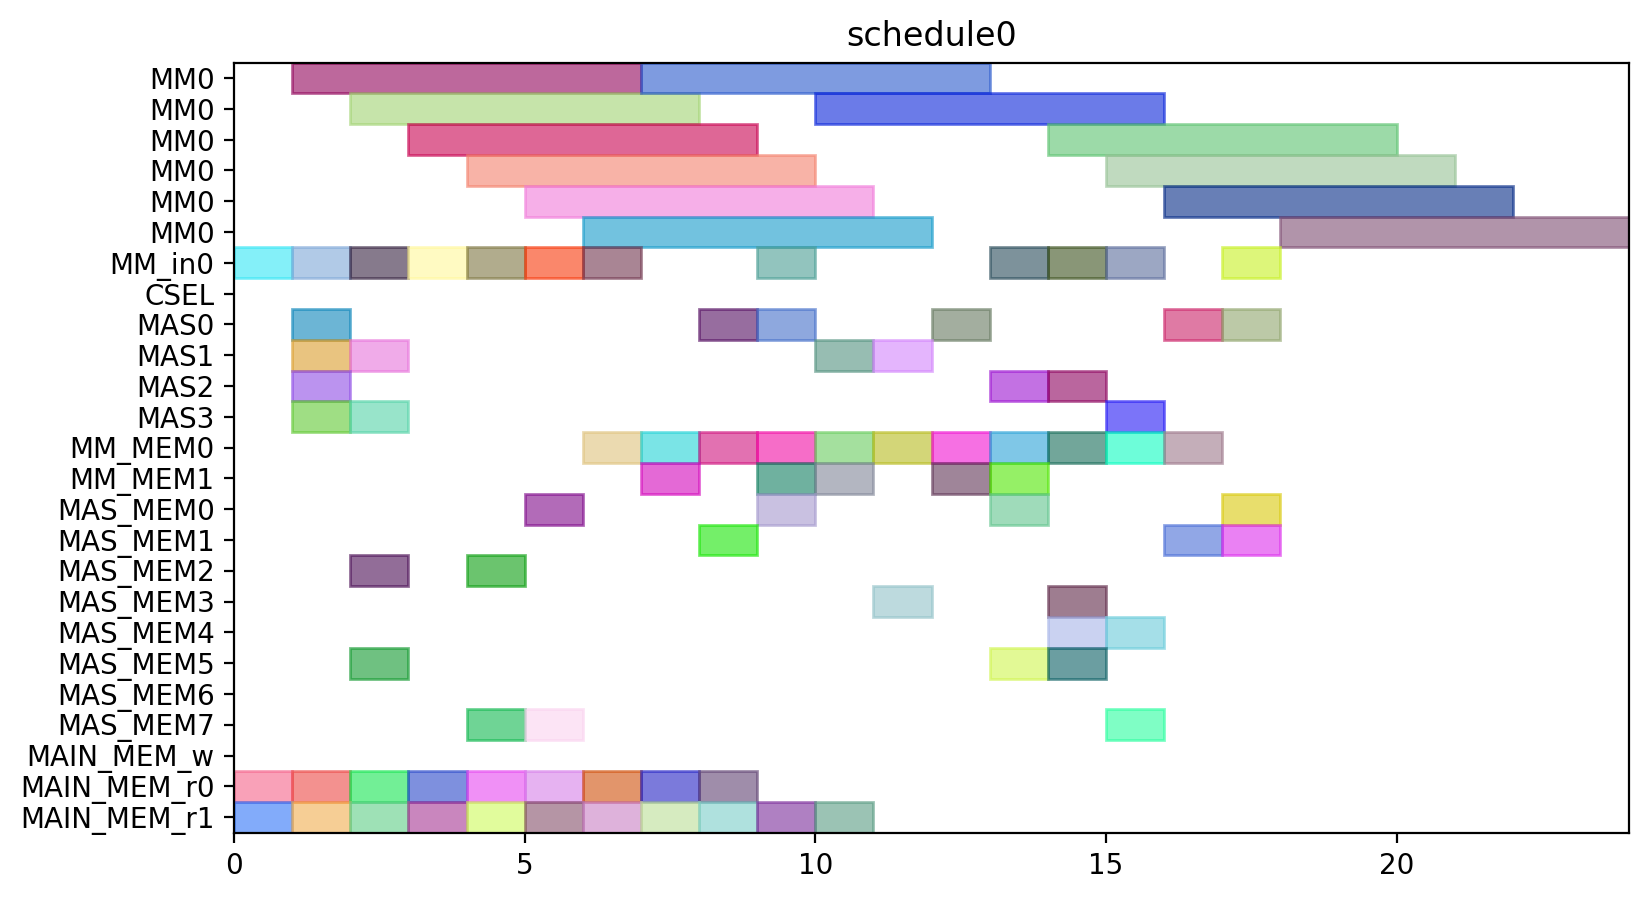

Source code (Python):
from pyschedule import Scenario, solvers, plotters, alt


def solve():
	horizon = 90
	S = Scenario("schedule0", horizon=horizon)

	# resource
	MM = S.Resources('MM', num=1, size=6)
	MM_in = S.Resources('MM_in', num=1)
	CSEL = S.Resource('CSEL')
	MAS = S.Resources('MAS', num=4, size=1, periods=range(1, horizon))
	MM_MEM = S.Resources('MM_MEM', num=2)
	MAS_MEM = S.Resources('MAS_MEM', num=8)
	MAIN_MEM_w = S.Resource('MAIN_MEM_w', size=1)
	MAIN_MEM_r = S.Resources('MAIN_MEM_r', num=2)

	# result of previous scheduling

	# new tasks
	t0_in = S.Task('t0_in', length=1, delay_cost=1)
	t0_in += alt(MM_in)
	t0 = S.Task('t0', length=6, delay_cost=1)
	t0 += alt(MM)
	S += t0>=t0_in

	t0_mem0 = S.Task('t0_mem0', length=1, delay_cost=1)
	t0_mem0 += MAIN_MEM_r[0]
	t0_mem1 = S.Task('t0_mem1', length=1, delay_cost=1)
	t0_mem1 += MAIN_MEM_r[1]
	t1_in = S.Task('t1_in', length=1, delay_cost=1)
	t1_in += alt(MM_in)
	t1 = S.Task('t1', length=6, delay_cost=1)
	t1 += alt(MM)
	S += t1>=t1_in

	t1_mem0 = S.Task('t1_mem0', length=1, delay_cost=1)
	t1_mem0 += MAIN_MEM_r[0]
	t1_mem1 = S.Task('t1_mem1', length=1, delay_cost=1)
	t1_mem1 += MAIN_MEM_r[1]
	t2_in = S.Task('t2_in', length=1, delay_cost=1)
	t2_in += alt(MM_in)
	t2 = S.Task('t2', length=6, delay_cost=1)
	t2 += alt(MM)
	S += t2>=t2_in

	t2_mem0 = S.Task('t2_mem0', length=1, delay_cost=1)
	t2_mem0 += MAIN_MEM_r[0]
	t2_mem1 = S.Task('t2_mem1', length=1, delay_cost=1)
	t2_mem1 += MAIN_MEM_r[1]
	t3 = S.Task('t3', length=1, delay_cost=1)
	t3 += alt(MAS)

	t3_mem0 = S.Task('t3_mem0', length=1, delay_cost=1)
	t3_mem0 += MAIN_MEM_r[0]
	t3_mem1 = S.Task('t3_mem1', length=1, delay_cost=1)
	t3_mem1 += MAIN_MEM_r[1]
	t4 = S.Task('t4', length=1, delay_cost=1)
	t4 += alt(MAS)

	t4_mem0 = S.Task('t4_mem0', length=1, delay_cost=1)
	t4_mem0 += MAIN_MEM_r[0]
	t4_mem1 = S.Task('t4_mem1', length=1, delay_cost=1)
	t4_mem1 += MAIN_MEM_r[1]
	t8 = S.Task('t8', length=1, delay_cost=1)
	t8 += alt(MAS)

	t8_mem0 = S.Task('t8_mem0', length=1, delay_cost=1)
	t8_mem0 += MAIN_MEM_r[0]
	t8_mem1 = S.Task('t8_mem1', length=1, delay_cost=1)
	t8_mem1 += MAIN_MEM_r[1]
	t9 = S.Task('t9', length=1, delay_cost=1)
	t9 += alt(MAS)

	t9_mem0 = S.Task('t9_mem0', length=1, delay_cost=1)
	t9_mem0 += MAIN_MEM_r[0]
	t9_mem1 = S.Task('t9_mem1', length=1, delay_cost=1)
	t9_mem1 += MAIN_MEM_r[1]
	t13 = S.Task('t13', length=1, delay_cost=1)
	t13 += alt(MAS)

	t13_mem0 = S.Task('t13_mem0', length=1, delay_cost=1)
	t13_mem0 += MAIN_MEM_r[0]
	t13_mem1 = S.Task('t13_mem1', length=1, delay_cost=1)
	t13_mem1 += MAIN_MEM_r[1]
	t14 = S.Task('t14', length=1, delay_cost=1)
	t14 += alt(MAS)

	t14_mem0 = S.Task('t14_mem0', length=1, delay_cost=1)
	t14_mem0 += MAIN_MEM_r[0]
	t14_mem1 = S.Task('t14_mem1', length=1, delay_cost=1)
	t14_mem1 += MAIN_MEM_r[1]
	t5_in = S.Task('t5_in', length=1, delay_cost=1)
	t5_in += alt(MM_in)
	t5 = S.Task('t5', length=6, delay_cost=1)
	t5 += alt(MM)
	S += t5>=t5_in

	t5_mem0 = S.Task('t5_mem0', length=1, delay_cost=1)
	t5_mem0 += alt(MAS_MEM)
	S += (t3*MAS[0])-1 < t5_mem0*MAS_MEM[0]
	S += (t3*MAS[1])-1 < t5_mem0*MAS_MEM[2]
	S += (t3*MAS[2])-1 < t5_mem0*MAS_MEM[4]
	S += (t3*MAS[3])-1 < t5_mem0*MAS_MEM[6]
	S += t5_mem0 <= t5

	t5_mem1 = S.Task('t5_mem1', length=1, delay_cost=1)
	t5_mem1 += alt(MAS_MEM)
	S += (t4*MAS[0])-1 < t5_mem1*MAS_MEM[1]
	S += (t4*MAS[1])-1 < t5_mem1*MAS_MEM[3]
	S += (t4*MAS[2])-1 < t5_mem1*MAS_MEM[5]
	S += (t4*MAS[3])-1 < t5_mem1*MAS_MEM[7]
	S += t5_mem1 <= t5

	t6 = S.Task('t6', length=1, delay_cost=1)
	t6 += alt(MAS)

	t6_mem0 = S.Task('t6_mem0', length=1, delay_cost=1)
	t6_mem0 += alt(MM_MEM)
	S += (t0*MM[0])-1 < t6_mem0*MM_MEM[0]
	S += t6_mem0 <= t6

	t6_mem1 = S.Task('t6_mem1', length=1, delay_cost=1)
	t6_mem1 += alt(MM_MEM)
	S += (t1*MM[0])-1 < t6_mem1*MM_MEM[1]
	S += t6_mem1 <= t6

	t10_in = S.Task('t10_in', length=1, delay_cost=1)
	t10_in += alt(MM_in)
	t10 = S.Task('t10', length=6, delay_cost=1)
	t10 += alt(MM)
	S += t10>=t10_in

	t10_mem0 = S.Task('t10_mem0', length=1, delay_cost=1)
	t10_mem0 += alt(MAS_MEM)
	S += (t8*MAS[0])-1 < t10_mem0*MAS_MEM[0]
	S += (t8*MAS[1])-1 < t10_mem0*MAS_MEM[2]
	S += (t8*MAS[2])-1 < t10_mem0*MAS_MEM[4]
	S += (t8*MAS[3])-1 < t10_mem0*MAS_MEM[6]
	S += t10_mem0 <= t10

	t10_mem1 = S.Task('t10_mem1', length=1, delay_cost=1)
	t10_mem1 += alt(MAS_MEM)
	S += (t9*MAS[0])-1 < t10_mem1*MAS_MEM[1]
	S += (t9*MAS[1])-1 < t10_mem1*MAS_MEM[3]
	S += (t9*MAS[2])-1 < t10_mem1*MAS_MEM[5]
	S += (t9*MAS[3])-1 < t10_mem1*MAS_MEM[7]
	S += t10_mem1 <= t10

	t11 = S.Task('t11', length=1, delay_cost=1)
	t11 += alt(MAS)

	t11_mem0 = S.Task('t11_mem0', length=1, delay_cost=1)
	t11_mem0 += alt(MM_MEM)
	S += (t1*MM[0])-1 < t11_mem0*MM_MEM[0]
	S += t11_mem0 <= t11

	t11_mem1 = S.Task('t11_mem1', length=1, delay_cost=1)
	t11_mem1 += alt(MM_MEM)
	S += (t2*MM[0])-1 < t11_mem1*MM_MEM[1]
	S += t11_mem1 <= t11

	t15_in = S.Task('t15_in', length=1, delay_cost=1)
	t15_in += alt(MM_in)
	t15 = S.Task('t15', length=6, delay_cost=1)
	t15 += alt(MM)
	S += t15>=t15_in

	t15_mem0 = S.Task('t15_mem0', length=1, delay_cost=1)
	t15_mem0 += alt(MAS_MEM)
	S += (t13*MAS[0])-1 < t15_mem0*MAS_MEM[0]
	S += (t13*MAS[1])-1 < t15_mem0*MAS_MEM[2]
	S += (t13*MAS[2])-1 < t15_mem0*MAS_MEM[4]
	S += (t13*MAS[3])-1 < t15_mem0*MAS_MEM[6]
	S += t15_mem0 <= t15

	t15_mem1 = S.Task('t15_mem1', length=1, delay_cost=1)
	t15_mem1 += alt(MAS_MEM)
	S += (t14*MAS[0])-1 < t15_mem1*MAS_MEM[1]
	S += (t14*MAS[1])-1 < t15_mem1*MAS_MEM[3]
	S += (t14*MAS[2])-1 < t15_mem1*MAS_MEM[5]
	S += (t14*MAS[3])-1 < t15_mem1*MAS_MEM[7]
	S += t15_mem1 <= t15

	t16 = S.Task('t16', length=1, delay_cost=1)
	t16 += alt(MAS)

	t16_mem0 = S.Task('t16_mem0', length=1, delay_cost=1)
	t16_mem0 += alt(MM_MEM)
	S += (t0*MM[0])-1 < t16_mem0*MM_MEM[0]
	S += t16_mem0 <= t16

	t16_mem1 = S.Task('t16_mem1', length=1, delay_cost=1)
	t16_mem1 += alt(MM_MEM)
	S += (t2*MM[0])-1 < t16_mem1*MM_MEM[1]
	S += t16_mem1 <= t16

	t18 = S.Task('t18', length=1, delay_cost=1)
	t18 += alt(MAS)

	t18_mem0 = S.Task('t18_mem0', length=1, delay_cost=1)
	t18_mem0 += alt(MM_MEM)
	S += (t0*MM[0])-1 < t18_mem0*MM_MEM[0]
	S += t18_mem0 <= t18

	t20_in = S.Task('t20_in', length=1, delay_cost=1)
	t20_in += alt(MM_in)
	t20 = S.Task('t20', length=6, delay_cost=1)
	t20 += alt(MM)
	S += t20>=t20_in

	t20_mem0 = S.Task('t20_mem0', length=1, delay_cost=1)
	t20_mem0 += alt(MM_MEM)
	S += (t2*MM[0])-1 < t20_mem0*MM_MEM[0]
	S += t20_mem0 <= t20

	t20_mem1 = S.Task('t20_mem1', length=1, delay_cost=1)
	t20_mem1 += MAIN_MEM_r[1]
	t7 = S.Task('t7', length=1, delay_cost=1)
	t7 += alt(MAS)

	t7_mem0 = S.Task('t7_mem0', length=1, delay_cost=1)
	t7_mem0 += alt(MM_MEM)
	S += (t5*MM[0])-1 < t7_mem0*MM_MEM[0]
	S += t7_mem0 <= t7

	t7_mem1 = S.Task('t7_mem1', length=1, delay_cost=1)
	t7_mem1 += alt(MAS_MEM)
	S += (t6*MAS[0])-1 < t7_mem1*MAS_MEM[1]
	S += (t6*MAS[1])-1 < t7_mem1*MAS_MEM[3]
	S += (t6*MAS[2])-1 < t7_mem1*MAS_MEM[5]
	S += (t6*MAS[3])-1 < t7_mem1*MAS_MEM[7]
	S += t7_mem1 <= t7

	t12 = S.Task('t12', length=1, delay_cost=1)
	t12 += alt(MAS)

	t12_mem0 = S.Task('t12_mem0', length=1, delay_cost=1)
	t12_mem0 += alt(MM_MEM)
	S += (t10*MM[0])-1 < t12_mem0*MM_MEM[0]
	S += t12_mem0 <= t12

	t12_mem1 = S.Task('t12_mem1', length=1, delay_cost=1)
	t12_mem1 += alt(MAS_MEM)
	S += (t11*MAS[0])-1 < t12_mem1*MAS_MEM[1]
	S += (t11*MAS[1])-1 < t12_mem1*MAS_MEM[3]
	S += (t11*MAS[2])-1 < t12_mem1*MAS_MEM[5]
	S += (t11*MAS[3])-1 < t12_mem1*MAS_MEM[7]
	S += t12_mem1 <= t12

	t17 = S.Task('t17', length=1, delay_cost=1)
	t17 += alt(MAS)

	t17_mem0 = S.Task('t17_mem0', length=1, delay_cost=1)
	t17_mem0 += alt(MM_MEM)
	S += (t15*MM[0])-1 < t17_mem0*MM_MEM[0]
	S += t17_mem0 <= t17

	t17_mem1 = S.Task('t17_mem1', length=1, delay_cost=1)
	t17_mem1 += alt(MAS_MEM)
	S += (t16*MAS[0])-1 < t17_mem1*MAS_MEM[1]
	S += (t16*MAS[1])-1 < t17_mem1*MAS_MEM[3]
	S += (t16*MAS[2])-1 < t17_mem1*MAS_MEM[5]
	S += (t16*MAS[3])-1 < t17_mem1*MAS_MEM[7]
	S += t17_mem1 <= t17

	t19 = S.Task('t19', length=1, delay_cost=1)
	t19 += alt(MAS)

	t19_mem0 = S.Task('t19_mem0', length=1, delay_cost=1)
	t19_mem0 += alt(MM_MEM)
	S += (t0*MM[0])-1 < t19_mem0*MM_MEM[0]
	S += t19_mem0 <= t19

	t19_mem1 = S.Task('t19_mem1', length=1, delay_cost=1)
	t19_mem1 += alt(MAS_MEM)
	S += (t18*MAS[0])-1 < t19_mem1*MAS_MEM[1]
	S += (t18*MAS[1])-1 < t19_mem1*MAS_MEM[3]
	S += (t18*MAS[2])-1 < t19_mem1*MAS_MEM[5]
	S += (t18*MAS[3])-1 < t19_mem1*MAS_MEM[7]
	S += t19_mem1 <= t19

	t21 = S.Task('t21', length=1, delay_cost=1)
	t21 += alt(MAS)

	t21_mem0 = S.Task('t21_mem0', length=1, delay_cost=1)
	t21_mem0 += alt(MM_MEM)
	S += (t1*MM[0])-1 < t21_mem0*MM_MEM[0]
	S += t21_mem0 <= t21

	t21_mem1 = S.Task('t21_mem1', length=1, delay_cost=1)
	t21_mem1 += alt(MM_MEM)
	S += (t20*MM[0])-1 < t21_mem1*MM_MEM[1]
	S += t21_mem1 <= t21

	t22 = S.Task('t22', length=1, delay_cost=1)
	t22 += alt(MAS)

	t22_mem0 = S.Task('t22_mem0', length=1, delay_cost=1)
	t22_mem0 += alt(MM_MEM)
	S += (t1*MM[0])-1 < t22_mem0*MM_MEM[0]
	S += t22_mem0 <= t22

	t22_mem1 = S.Task('t22_mem1', length=1, delay_cost=1)
	t22_mem1 += alt(MM_MEM)
	S += (t20*MM[0])-1 < t22_mem1*MM_MEM[1]
	S += t22_mem1 <= t22

	t23_in = S.Task('t23_in', length=1, delay_cost=1)
	t23_in += alt(MM_in)
	t23 = S.Task('t23', length=6, delay_cost=1)
	t23 += alt(MM)
	S += t23>=t23_in

	t23_mem0 = S.Task('t23_mem0', length=1, delay_cost=1)
	t23_mem0 += alt(MAS_MEM)
	S += (t17*MAS[0])-1 < t23_mem0*MAS_MEM[0]
	S += (t17*MAS[1])-1 < t23_mem0*MAS_MEM[2]
	S += (t17*MAS[2])-1 < t23_mem0*MAS_MEM[4]
	S += (t17*MAS[3])-1 < t23_mem0*MAS_MEM[6]
	S += t23_mem0 <= t23

	t23_mem1 = S.Task('t23_mem1', length=1, delay_cost=1)
	t23_mem1 += MAIN_MEM_r[1]
	t25_in = S.Task('t25_in', length=1, delay_cost=1)
	t25_in += alt(MM_in)
	t25 = S.Task('t25', length=6, delay_cost=1)
	t25 += alt(MM)
	S += t25>=t25_in

	t25_mem0 = S.Task('t25_mem0', length=1, delay_cost=1)
	t25_mem0 += alt(MAS_MEM)
	S += (t7*MAS[0])-1 < t25_mem0*MAS_MEM[0]
	S += (t7*MAS[1])-1 < t25_mem0*MAS_MEM[2]
	S += (t7*MAS[2])-1 < t25_mem0*MAS_MEM[4]
	S += (t7*MAS[3])-1 < t25_mem0*MAS_MEM[6]
	S += t25_mem0 <= t25

	t25_mem1 = S.Task('t25_mem1', length=1, delay_cost=1)
	t25_mem1 += alt(MAS_MEM)
	S += (t22*MAS[0])-1 < t25_mem1*MAS_MEM[1]
	S += (t22*MAS[1])-1 < t25_mem1*MAS_MEM[3]
	S += (t22*MAS[2])-1 < t25_mem1*MAS_MEM[5]
	S += (t22*MAS[3])-1 < t25_mem1*MAS_MEM[7]
	S += t25_mem1 <= t25

	t27_in = S.Task('t27_in', length=1, delay_cost=1)
	t27_in += alt(MM_in)
	t27 = S.Task('t27', length=6, delay_cost=1)
	t27 += alt(MM)
	S += t27>=t27_in

	t27_mem0 = S.Task('t27_mem0', length=1, delay_cost=1)
	t27_mem0 += alt(MAS_MEM)
	S += (t22*MAS[0])-1 < t27_mem0*MAS_MEM[0]
	S += (t22*MAS[1])-1 < t27_mem0*MAS_MEM[2]
	S += (t22*MAS[2])-1 < t27_mem0*MAS_MEM[4]
	S += (t22*MAS[3])-1 < t27_mem0*MAS_MEM[6]
	S += t27_mem0 <= t27

	t27_mem1 = S.Task('t27_mem1', length=1, delay_cost=1)
	t27_mem1 += alt(MAS_MEM)
	S += (t21*MAS[0])-1 < t27_mem1*MAS_MEM[1]
	S += (t21*MAS[1])-1 < t27_mem1*MAS_MEM[3]
	S += (t21*MAS[2])-1 < t27_mem1*MAS_MEM[5]
	S += (t21*MAS[3])-1 < t27_mem1*MAS_MEM[7]
	S += t27_mem1 <= t27

	t28_in = S.Task('t28_in', length=1, delay_cost=1)
	t28_in += alt(MM_in)
	t28 = S.Task('t28', length=6, delay_cost=1)
	t28 += alt(MM)
	S += t28>=t28_in

	t28_mem0 = S.Task('t28_mem0', length=1, delay_cost=1)
	t28_mem0 += alt(MAS_MEM)
	S += (t19*MAS[0])-1 < t28_mem0*MAS_MEM[0]
	S += (t19*MAS[1])-1 < t28_mem0*MAS_MEM[2]
	S += (t19*MAS[2])-1 < t28_mem0*MAS_MEM[4]
	S += (t19*MAS[3])-1 < t28_mem0*MAS_MEM[6]
	S += t28_mem0 <= t28

	t28_mem1 = S.Task('t28_mem1', length=1, delay_cost=1)
	t28_mem1 += alt(MAS_MEM)
	S += (t7*MAS[0])-1 < t28_mem1*MAS_MEM[1]
	S += (t7*MAS[1])-1 < t28_mem1*MAS_MEM[3]
	S += (t7*MAS[2])-1 < t28_mem1*MAS_MEM[5]
	S += (t7*MAS[3])-1 < t28_mem1*MAS_MEM[7]
	S += t28_mem1 <= t28

	t29_in = S.Task('t29_in', length=1, delay_cost=1)
	t29_in += alt(MM_in)
	t29 = S.Task('t29', length=6, delay_cost=1)
	t29 += alt(MM)
	S += t29>=t29_in

	t29_mem0 = S.Task('t29_mem0', length=1, delay_cost=1)
	t29_mem0 += alt(MAS_MEM)
	S += (t21*MAS[0])-1 < t29_mem0*MAS_MEM[0]
	S += (t21*MAS[1])-1 < t29_mem0*MAS_MEM[2]
	S += (t21*MAS[2])-1 < t29_mem0*MAS_MEM[4]
	S += (t21*MAS[3])-1 < t29_mem0*MAS_MEM[6]
	S += t29_mem0 <= t29

	t29_mem1 = S.Task('t29_mem1', length=1, delay_cost=1)
	t29_mem1 += alt(MAS_MEM)
	S += (t12*MAS[0])-1 < t29_mem1*MAS_MEM[1]
	S += (t12*MAS[1])-1 < t29_mem1*MAS_MEM[3]
	S += (t12*MAS[2])-1 < t29_mem1*MAS_MEM[5]
	S += (t12*MAS[3])-1 < t29_mem1*MAS_MEM[7]
	S += t29_mem1 <= t29

	solvers.mip.solve(S,msg=1,kind='CPLEX',ratio_gap=1.01)

	solution = [['hoge']*len(S.solution()[1]) for i in range(len(S.solution()))]
	for i in range(len(S.solution())):
		for j in range(len(S.solution()[i])):
			solution[i][j]=str(S.solution()[i][j])
	print(solution)

	cycles = int(solution[-1][3])

	pic_file_name = "/home/mfukuda/ABE/multiRAM_multiMAS_16mux/scheduling_result/stage6MM1_stage1MAS4/EP_ADD_A_0/schedule0.png"
	if(S.solution() != []):
		plotters.matplotlib.plot(S,img_filename=pic_file_name, show_task_labels=False, fig_size=(cycles*0.25+3, 5))

	return solution
